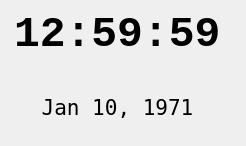
<?xml version="1.0" encoding="UTF-8"?>
<ui version="4.0">
 <class>ClockBar</class>
 <widget class="QWidget" name="ClockBar">
  <property name="geometry">
   <rect>
    <x>0</x>
    <y>0</y>
    <width>246</width>
    <height>146</height>
   </rect>
  </property>
  <property name="windowTitle">
   <string>Form</string>
  </property>
  <widget class="QWidget" name="gridLayoutWidget">
   <property name="geometry">
    <rect>
     <x>0</x>
     <y>0</y>
     <width>241</width>
     <height>131</height>
    </rect>
   </property>
   <layout class="QGridLayout" name="gridLayout">
    <item row="0" column="1">
     <spacer name="clockBarTopVSpacer">
      <property name="orientation">
       <enum>Qt::Vertical</enum>
      </property>
      <property name="sizeType">
       <enum>QSizePolicy::Fixed</enum>
      </property>
      <property name="sizeHint" stdset="0">
       <size>
        <width>20</width>
        <height>10</height>
       </size>
      </property>
     </spacer>
    </item>
    <item row="2" column="1">
     <spacer name="clockBarMiddleVSpacer">
      <property name="orientation">
       <enum>Qt::Vertical</enum>
      </property>
      <property name="sizeType">
       <enum>QSizePolicy::Expanding</enum>
      </property>
      <property name="sizeHint" stdset="0">
       <size>
        <width>20</width>
        <height>6</height>
       </size>
      </property>
     </spacer>
    </item>
    <item row="1" column="0">
     <spacer name="clockBarLeftHSpacer">
      <property name="orientation">
       <enum>Qt::Horizontal</enum>
      </property>
      <property name="sizeHint" stdset="0">
       <size>
        <width>10</width>
        <height>20</height>
       </size>
      </property>
     </spacer>
    </item>
    <item row="1" column="2">
     <spacer name="clockBarRightHSpacer">
      <property name="orientation">
       <enum>Qt::Horizontal</enum>
      </property>
      <property name="sizeType">
       <enum>QSizePolicy::Fixed</enum>
      </property>
      <property name="sizeHint" stdset="0">
       <size>
        <width>20</width>
        <height>20</height>
       </size>
      </property>
     </spacer>
    </item>
    <item row="1" column="1">
     <widget class="QLabel" name="timeLabel">
      <property name="sizePolicy">
       <sizepolicy hsizetype="Expanding" vsizetype="Expanding">
        <horstretch>0</horstretch>
        <verstretch>0</verstretch>
       </sizepolicy>
      </property>
      <property name="font">
       <font>
        <family>Monospace</family>
        <pointsize>32</pointsize>
        <weight>75</weight>
        <bold>true</bold>
        <kerning>true</kerning>
       </font>
      </property>
      <property name="text">
       <string>12:59:59</string>
      </property>
     </widget>
    </item>
    <item row="3" column="1">
     <widget class="QLabel" name="dateLabel">
      <property name="sizePolicy">
       <sizepolicy hsizetype="Expanding" vsizetype="Expanding">
        <horstretch>0</horstretch>
        <verstretch>0</verstretch>
       </sizepolicy>
      </property>
      <property name="font">
       <font>
        <family>DejaVu Sans Mono</family>
        <pointsize>16</pointsize>
       </font>
      </property>
      <property name="text">
       <string>Jan 10, 1971</string>
      </property>
      <property name="alignment">
       <set>Qt::AlignCenter</set>
      </property>
     </widget>
    </item>
    <item row="4" column="1">
     <spacer name="clockBarBottomVSpacer">
      <property name="orientation">
       <enum>Qt::Vertical</enum>
      </property>
      <property name="sizeType">
       <enum>QSizePolicy::Fixed</enum>
      </property>
      <property name="sizeHint" stdset="0">
       <size>
        <width>20</width>
        <height>10</height>
       </size>
      </property>
     </spacer>
    </item>
   </layout>
  </widget>
 </widget>
 <resources/>
 <connections/>
</ui>
